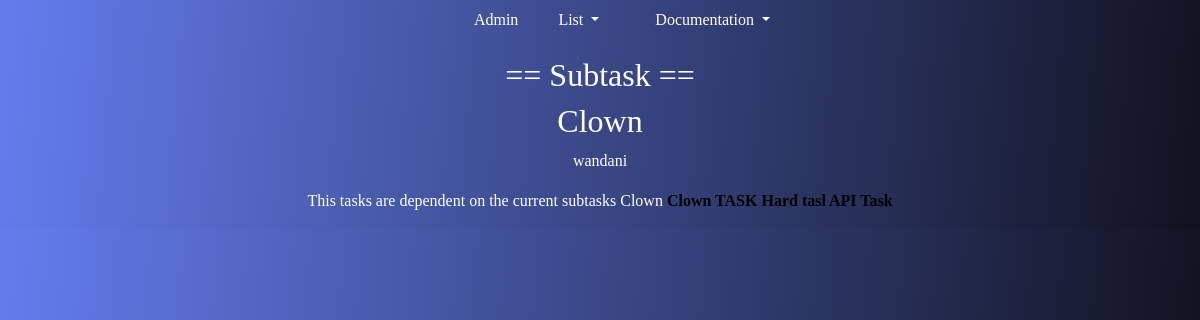
Page /clients/subtaskProfile/13 on the earlier database version.
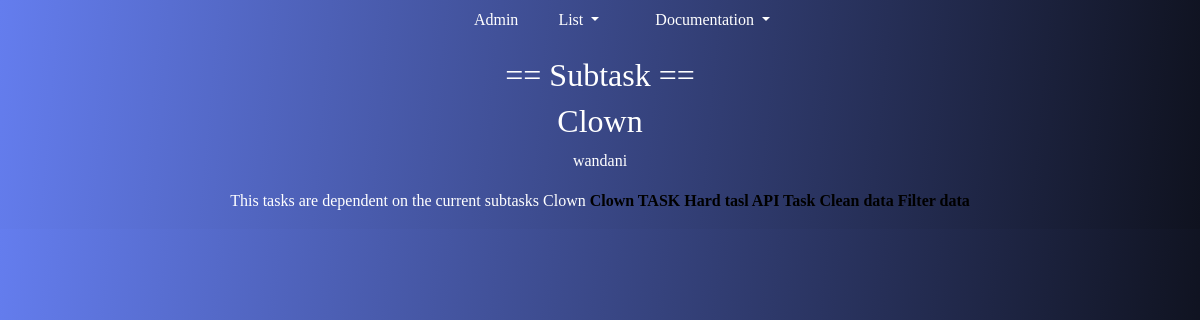
Same page on the later database version.
### managementapp/models.py (models this page shows, shortened)
class Task(models.Model):
    title = models.CharField(max_length=300)
    priority = models.IntegerField(null=True ,blank=True)
    deadline = models.DateField(null=True, blank=True)
    daysLeft = models.IntegerField(null=True, blank=True)
    status = models.CharField(max_length=50, default='Unset')
    responsible_client = models.ForeignKey(
        Client,
        on_delete=CASCADE,
        blank=True, null=True
    )
    subTasks = models.ManyToManyField(
        SubTask,
        blank=True,
    )

### managementapp/views/subtask/subtaskViews.py (the view)
# urls.py: path('subtaskProfile/<int:id>', views.subtaskProfile, name='subtaskProfile'),
def subtaskProfile(request, id):
    subtask = get_object_or_404(SubTask, id=id)
    subtask_tasks = Task.objects.filter(subTasks=subtask)
    return render(request, 'clients/profile/subtask.html', {
        'subtask': subtask,
        'tasks': subtask_tasks
        })

### managementapp/models.py (called while the page is built)
    def __str__(self):
        return "%s" % (self.name)

### managementapp/templates/clients/profile/subtask.html
{% extends "layout/base.html" %} {% block content %}
<div class="subtask-profile">
    <h2>== Subtask ==</h2>
    <div>
        <h2> {{ subtask.title }}</h2>
        <p><a href="{% url 'clients:clientProfile' id=subtask.responsible_client.id %}"> {{ subtask.responsible_client }} </a> </p>
        <p>This tasks are dependent on the current subtasks {{ subtask.title }}
            {% for task in tasks%}
            <a href="{% url 'clients:taskProfile' id=task.id %}"> <b class='obj-name'> {{ task.title }} </b> </a>
            {% endfor %}
        </p>
    </div>
</div>
{% endblock %}

Differences in the rows shown:
added Task: title "Clean data"
added Task: title "Filter data"
